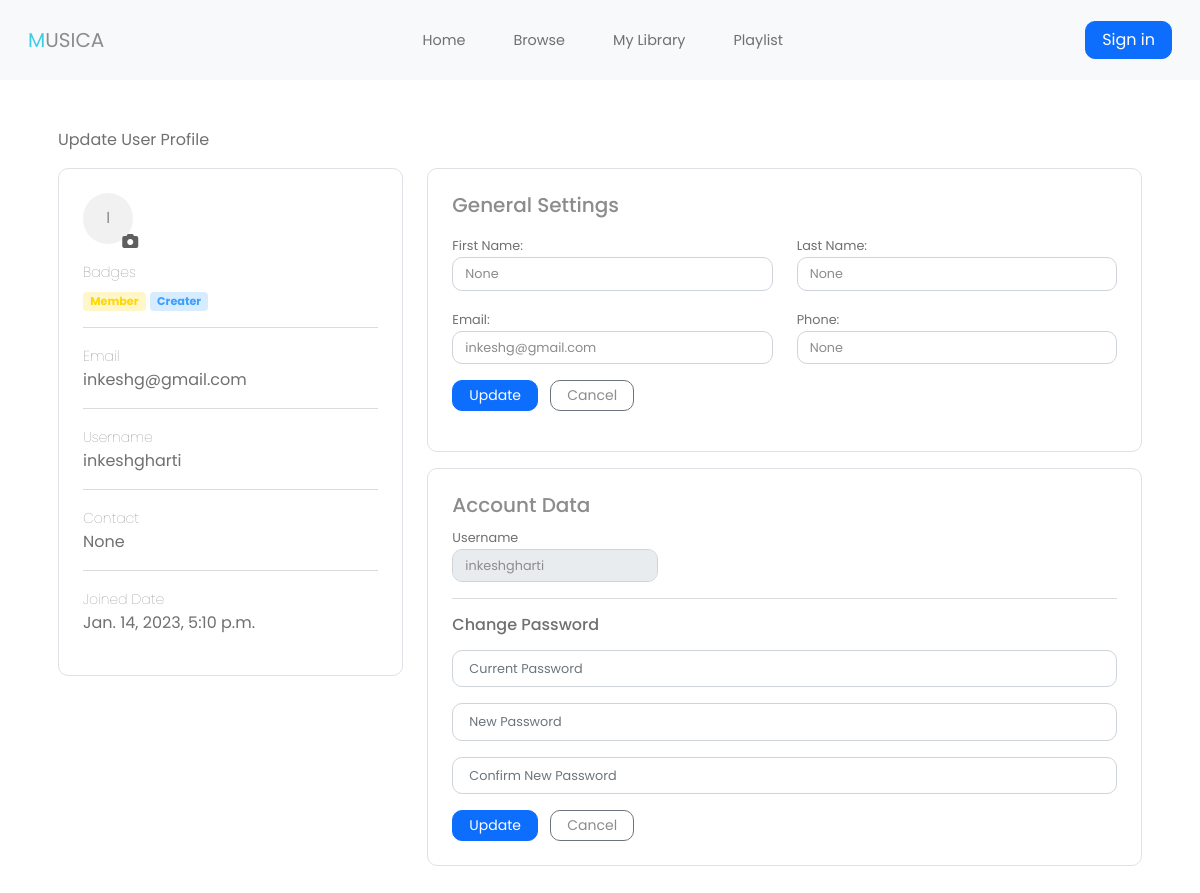
The page /account/update-profile/8 on the database its author committed.
### account/models.py (models this page shows, shortened)
class Profile(models.Model):
    user = models.OneToOneField(User, on_delete=models.CASCADE)
    first_name = models.CharField(max_length=200, null=True)
    last_name = models.CharField(max_length=200, null=True)
    image = models.ImageField(upload_to="static/user-images")
    phone = models.CharField(max_length=10, null=True)

### account/views.py (the view)
# urls.py: path('update-profile/<int:id>', views.update_profile, name="update-profile"),
def update_profile(request, id):
    user = User.objects.get(id=id)
    profile = Profile.objects.filter(user=user)
    if not profile:
        profile = Profile.objects.create(user=user)
    else:
        profile = Profile.objects.get(user=user)
    if request.method == 'POST':
        if "details" in request.POST:
            profile.first_name = request.POST.get('first_name')
            profile.last_name = request.POST.get('last_name')
            image = request.FILES.get('image')
            if profile:
                if image:
                    profile.image = image
                print(image)
                profile.save()
                messages.success(request, "Profile updated successfully")
                return HttpResponseRedirect(request.META.get("HTTP_REFERER"))
            else:
                messages.success(request, "Profile update failed")
        elif "passwords" in request.POST:
            password_form = PasswordChange(request.POST)
            if password_form.is_valid():
                current_password = password_form.cleaned_data.get('current_password')
                user = auth.authenticate(username=request.user, password=current_password)
                if not user:
                    messages.error(request, "Incorrect password")
                    return HttpResponseRedirect(request.META.get("HTTP_REFERER"))
                else:
                    password1 = password_form.cleaned_data.get('password1')
                    profile.user.set_password(password1)
                    profile.user.save()
                    messages.success(request, "Password changed successfully. Please login again")
                    return redirect("/account/login")
    else:
        password_form = PasswordChange()
    return render(request, 'account/update-profile.html', {'profile': profile, "active_profile": "active", 'form': password_form})

### account/forms.py (shortened to what this page needs)
class PasswordChange(forms.Form):
    current_password = forms.CharField(
        label='Current Password',
        widget=forms.PasswordInput(
            attrs={"class": "form-control rounded text-sm form-control-lg", "placeholder": "Current Password"}))
    password1 = forms.CharField(
        label='New Password',
        widget=forms.PasswordInput(
            attrs={"class": "form-control rounded text-sm form-control-lg", "placeholder": "New Password"})
    )
    password2 = forms.CharField(
        label='Confirm New Password',
        widget=forms.PasswordInput(
            attrs={"class": "form-control rounded text-sm form-control-lg", "placeholder": "Confirm New Password"}))

### account/templates/account/update-profile.html (shortened to what this page needs)
{% extends 'base.html' %}
{% load static %}
{% block content %}
<div class="px-3">
    <div class="py-4">
        <p>Update User Profile</p>
        <div class='row'>
            <div class='col-md-4'>
                <div class='rounded border py-4 px-4'>
                    <div class='d-flex'>
                        <div class='position-relative'>
                            {% if profile.image %}
                            <img class='avatar' src="/{{profile.image}}" alst="" />
                            {% else %}
                            <div class='no-img-avatar bg-muted rounded-circle'>
                                <span class='text-secondary'>{{ profile.user.username|make_list|first|upper }}</span>
                            </div>
                            {% endif %}
                            <span style="position:absolute; bottom:-1ch; right: -0.5ch;"
                                onclick="document.querySelector('#file-field').click()" class='profile-edit-btn'><i
                                    class='fa-solid fa-camera text-dark'></i></span>
                        </div>
                    </div>
                    <div class="my-3">
                        <div>
                            <small class='text-s fw-lighter'>Badges</small>
                            <div class="d-flex mt-2">
                                <p class="m-0 text-xs badge badge-warning">Member</p>
                                {% if profile.user.is_staff %}
                                <p class="m-0 text-xs badge badge-primary mx-1">Creater</p>
                                {% endif %}
                            </div>
                            <hr />
                        </div>
                        <div>
                            <small class='text-s fw-lighter'>Email</small>
                            <p>{{profile.user.email}}</p>
                            <hr />
                        </div>
                        <div>
                            <small class='fw-lighter'>Username</small>
                            <p>{{profile.user.username}}</p>
                            <hr />
                        </div>
                        <div>
                            <small class='fw-lighter'>Contact</small>
                            <p>{{profile.phone}}</p>
                            <hr />
                        </div>
                        <div>
                            <small class='fw-lighter'>Joined Date</small>
                            <p>{{profile.user.date_joined}}</p>
                        </div>
                    </div>
                </div>
            </div>
            <div class='col-md-8'>
                <div class='rounded border p-4'>
                    <h5 class='text-secondary'>General Settings</h5>
                    <form action="" method="POST" enctype="multipart/form-data">
                        <div class='my-3'>
                            <div class='row my-3'>
                                <div class='col'>
                                    <label class='text-sm' htmlFor="">First Name:</label>
                                    <input class='form-control rounded text-secondary text-sm' type="text"
                                        value="{{profile.first_name}}" placeholder='Enter first name'
                                        name="first_name" />
                                </div>
                                <div class='col'>
                                    <label class='text-sm' htmlFor="">Last Name:</label>
                                    <input class='form-control rounded text-secondary text-sm' type="text"
                                        value="{{profile.last_name}}" placeholder='Enter last name' name="last_name" />
                                </div>
                            </div>
                            <div class='row my-3'>
                                <div class='col'>
                                    <label class='text-sm' htmlFor="">Email:</label>
                                    <input class='form-control rounded text-secondary text-sm' type="text"
                                        value="{{profile.user.email}}" placeholder='Enter your email' name="email" />
                                </div>
                                <div class='col'>
                                    <label class='text-sm' htmlFor="">Phone:</label>
                                    <input class='form-control rounded text-secondary text-sm' type="text"
                                        value="{{profile.phone}}" placeholder='Enter your phone number' name="phone" />
                                </div>
                            </div>
                            <div>
                                <button class='btn btn-primary btn-sm rounded px-3' type="submit"
                                    name="details">Update</button>
                                <button class='btn btn-sm border-secondary rounded px-3 mx-2 text-secondary'
                                    type="button">Cancel</button>
                            </div>
                        </div>
                    </form>
                </div>
                <div class='my-3 rounded border p-4'>
                    <h5 class='text-secondary'>Account Data</h5>
                    <div class='row'>
                        <div class='col-4'>
                            <label class='text-sm' htmlFor="">Username</label>
                            <input class='form-control rounded text-secondary text-sm' disabled type="text"
                                value={{profile.user.username}} />
                        </div>
                    </div>
                    <hr />
                    <form action="" method="POST">
                        <div>
                            <h6>Change Password</h6>
                            <div>
                                <div class="form-group my-3">
                                    {{ form.current_password }}
                                </div>
                                <div class="form-group my-3">
                                    {{ form.password1 }}
                                </div>
                                <div class="form-group my-3">
                                    {{ form.password2 }}
                                </div>
                            </div>
                            <div>
                                <button class='btn btn-primary btn-sm rounded px-3' type="submit"
                                    name="passwords">Update</button>
                                <button
                                    class='btn btn-sm border-secondary rounded px-3 mx-2 text-secondary'>Cancel</button>
                            </div>
                        </div>
                    </form>
                </div>
            </div>
        </div>
    </div>
</div>
{% endblock %}

### static/css/basestyles.css (style rules this page uses)
* { font-family: Poppins; color: #707070; }
:root { --primary: #3aa0ff; --primary-light: #8AC6FD; --primary-muted: #D7ECFF; --primary-faded: #F3F9FF; --secondary: #8C8C8C; --secondary-light: #B8B8B8; --secondary-muted: #E7E7E7; --danger: #FF5454; --danger-light: #FF7676; --danger-muted: #FFE6E6; --success: #4FE02A; --success-light: #5FEC53; --success-muted: #CCFFD1; --warning: #FFD600; --warning-light: #F5FF82; --warning-muted: #FFF6C9; --info: #3FCEE1; --info-light: #6FE9F9; --info-muted: #CCF9FF; --light: #FFFFFF; --dark: #615E5E; --muted: #f1f1f1; --rounded: 10px; --rounded-sm: 6px; }
.text-s { font-size: 0.9rem; }
.text-sm { font-size: 0.8rem; }
.text-xs { font-size: 0.7rem; }
.text-secondary { color: var(--secondary) !important; }
.text-dark { color: var(--dark) !important; }
.bg-muted { background: var(--muted) !important; }
.rounded { border-radius: 10px !important; }
label { font-size: 0.8rem; color: #707070 }
.no-img-avatar { height: 5ch; width: 5ch; border-radius: 50%; display: flex; justify-content: center; align-items: center; }
.badge-primary { background: var(--primary-muted); color: var(--primary); }
.badge-warning { background: var(--warning-muted); color: var(--warning); }

### rows shown on the page
Profile: user.username|make_list "I", user.email "inkeshg@gmail.com", user.username "inkeshgharti", phone "None", user.date_joined "Jan. 14, 2023, 5:10 p.m.", first_name "None", last_name "None", email "inkeshg@gmail.com"
